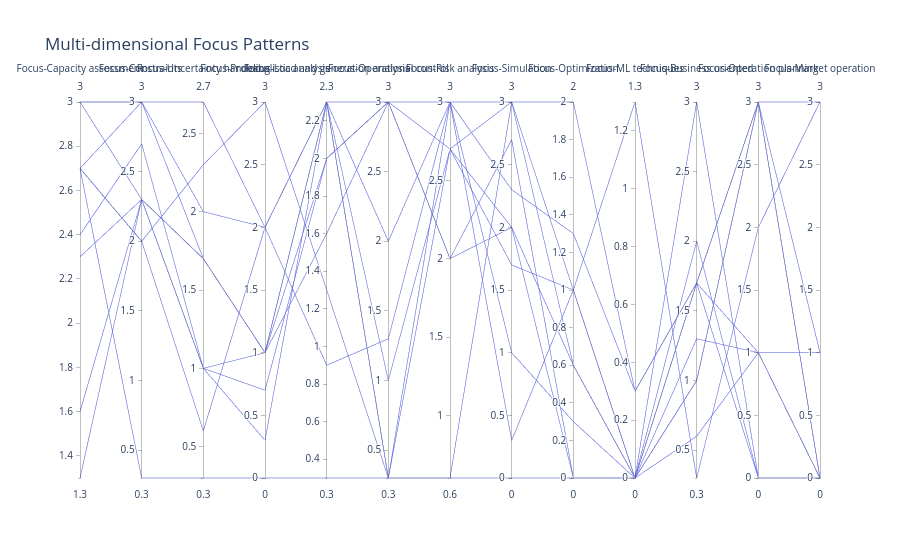

Here is the notebook cell this chart was saved with:
### Code cell
import plotly.express as px

# Create parallel coordinates plot
fig = px.parallel_coordinates(
    df,
    dimensions=focus_cols + ['Respondent-Education level', 'Respondent-Role'], 
    title="Multi-dimensional Focus Patterns")
fig.update_layout(
    xaxis=dict(
        tickmode='array',
        tickvals=list(range(len(focus_col_names))),
        ticktext=focus_col_names
    )
)
fig.show()

### Figure 1 — Plotly figure (JSON) as saved in the notebook; plotly's stock layout.template omitted (floating-point values rounded to 4 significant figures)
{"data": [{"dimensions": [{"label": "Focus-Capacity assessment", "values": [3.0, 2.3, 1.6, 3.0, 2.4, 1.3, 2.7, 2.7, 3.0, 2.7, 2.7]}, {"label": "Focus-Constraints ", "values": [3.0, 2.3, 2.3, 2.3, 2.7, 2.3, 3.0, 0.3, 3.0, 2.0, 2.0]}, {"label": "Focus-Uncertainty handeling", "values": [1.7, 1.0, 1.7, 1.0, 1.0, 1.7, 2.0, 0.3, 2.7, 2.3, 0.6]}, {"label": "Focus-Probabalistic analysis", "values": [1.0, 0.7, 1.0, 0.3, 1.0, 1.0, 2.0, 0.0, 2.0, 3.0, 2.0]}, {"label": "Focus-Load and generation analysis", "values": [2.3, 2.0, 2.0, 2.3, 2.3, 1.6, 2.3, 0.3, 2.3, 1.3, 0.9]}, {"label": "Focus-Operational control", "values": [0.3, 3.0, 3.0, 0.3, 1.0, 3.0, 3.0, 0.3, 2.0, 0.3, 1.3]}, {"label": "Focus-Risk analysis", "values": [2.7, 2.0, 2.0, 0.6, 2.7, 2.7, 3.0, 0.6, 3.0, 3.0, 3.0]}, {"label": "Focus-Simulation", "values": [2.0, 2.7, 2.0, 3.0, 3.0, 1.7, 2.3, 0.0, 3.0, 1.0, 0.3]}, {"label": "Focus-Optimization", "values": [0.6, 0.0, 0.0, 0.6, 2.0, 1.0, 1.3, 0.0, 1.0, 0.3, 1.0]}, {"label": "Focus-ML techniques", "values": [0.0, 0.0, 0.0, 0.0, 0.3, 0.0, 0.3, 0.0, 1.3, 0.0, 0.0]}, {"label": "Focus-Business oriented", "values": [1.3, 1.0, 1.0, 2.0, 1.7, 1.7, 1.7, 3.0, 0.3, 1.7, 0.6]}, {"label": "Focus-Operation planning", "values": [1, 3, 3, 0, 1, 3, 3, 0, 2, 0, 1]}, {"label": "Focus-Market operation", "values": [0, 0, 0, 0, 0, 1, 3, 0, 3, 0, 1]}], "domain": {"x": [0, 1], "y": [0, 1]}, "name": "", "type": "parcoords"}], "layout": {"legend": {"tracegroupgap": 0}, "title": {"text": "Multi-dimensional Focus Patterns"}, "xaxis": {"tickmode": "array", "ticktext": ["Capacity assessment", "Constraints", "Uncertainty handeling", "Probabalistic analysis", "Load and generation analysis", "Operational control", "Risk analysis", "Simulation", "Optimization", "ML techniques", "Business oriented", "Operation planning", "Market operation"], "tickvals": [0, 1, 2, 3, 4, 5, 6, 7, 8, 9, 10, 11, 12]}}}
